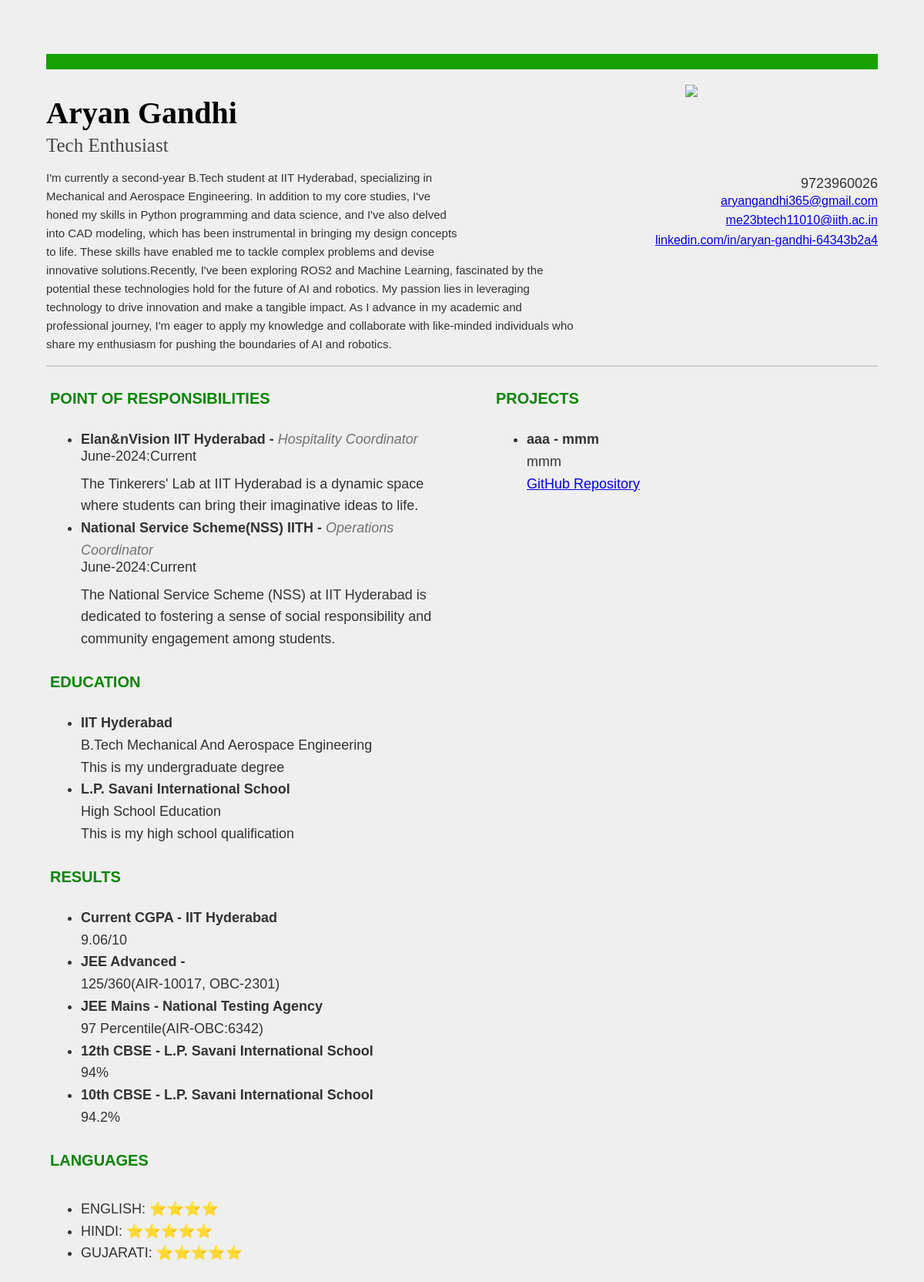
/resume-view, run on the app's committed database.
### Portfolio.py (models this page shows)
class AboutMe(db.Model):
    id = db.Column(db.Integer, primary_key=True)
    paragraph = db.Column(db.Text, nullable=False)
    photo = db.Column(db.String(100), nullable=True)

class Project(db.Model):
    id = db.Column(db.Integer, primary_key=True)
    name = db.Column(db.String(100), nullable=False)
    category = db.Column(db.String(50), nullable=True)
    description = db.Column(db.Text, nullable=True)
    github_repo = db.Column(db.String(200), nullable=True)
    image_url = db.Column(db.String(100), nullable=True)

class POR(db.Model):
    id = db.Column(db.Integer, primary_key=True)
    name = db.Column(db.String(100), nullable=False)
    position = db.Column(db.String(100), nullable=False)
    description = db.Column(db.Text, nullable=True)
    due_date = db.Column(db.String(100), nullable=True)
    image_url = db.Column(db.String(100), nullable=True)

class Education(db.Model):
    id = db.Column(db.Integer, primary_key=True)
    degree = db.Column(db.String(100), nullable=True)
    institution = db.Column(db.String(100), nullable=False)
    description = db.Column(db.Text, nullable=True)
    image_url = db.Column(db.String(100), nullable=True)

class Result(db.Model):
    id = db.Column(db.Integer, primary_key=True)
    name = db.Column(db.String(100), nullable=True)
    Score = db.Column(db.String(100), nullable=True)
    institution = db.Column(db.String(100), nullable=False)
    image_url = db.Column(db.String(100), nullable=True)

### Portfolio.py (the view)
@app.route('/resume-view', methods=['GET'])
def resume_view():
    about_me_data=AboutMe.query.first()
    education_data = Education.query.all()
    pors=POR.query.all()
    result=Result.query.all()
    projects=Project.query.all()
    work=Work.query.all()
    skills=Skill.query.all()
    return render_template('resume.html', about_me_data=about_me_data, education_data=education_data, pors=pors, result=result, projects=projects, work=work, skills=skills)

### templates/resume.html (shortened to what this page needs)
<!DOCTYPE html>
<html lang="en">
<head>
</head>
<body>
    <div class="spacer" style="height: 50px;"></div>
    <div class="container">
        <div class="spacer" style="height: 20px; background-color: rgb(22, 162, 0);"></div>
        <header>
            <img src="https://www.iith.ac.in/assets/images/horzlogolong.png" style="float: right; width: 250px; height: auto;">
            <div class="name-contact">
                <p style="color: black; font-weight: bold; font-size: 40px; font-family: Cambria, Cochin, Georgia, Times, 'Times New Roman', serif;">Aryan Gandhi</p>
                <p style="font-size: 25px; color: rgb(70, 70, 70); margin-bottom: 10px; margin-top: -10px; font-family: Georgia, 'Times New Roman', Times, serif;">Tech Enthusiast</p>
                <div style="width: 50%;float: right;">
                <div style="width: 100%; text-align: right;">
                <p>9723960026</p>
                <a href="mailto:aryangandhi365@gmail.com">aryangandhi365@gmail.com</a><br>
                <a href="mailto:me23btech11010@iith.ac.in">me23btech11010@iith.ac.in</a><br>
                <a href="https://www.linkedin.com/in/aryan-gandhi-64343b2a4/">linkedin.com/in/aryan-gandhi-64343b2a4</a>
                </div></div>
                <p style="width: 65%; font-size: 15px;">{{ about_me_data.paragraph }}</p>
            </div>
        </header>
    <div style="float: right; width: 45%; margin-right: 15px;">
        {% if projects %}
        <section style="width: 100%;">
            <h2>PROJECTS</h2>
            <ul>
                {% for project in projects %}
                <li>
                    <strong>{{ project.name }} - {{ project.category }}</strong><br>
                    {{ project.description }}<br>
                    <a href="{{ project.github_repo }}">GitHub Repository</a>
                </li>
                {% endfor %}
            </ul>
        </section>
        {% endif %}
    </div>
        {% if pors %}
        <section>
            <h2>POINT OF RESPONSIBILITIES</h2>
            <ul>
                {% for por in pors %}
                <li>
                    <strong>{{ por.name }} - <p style="font-style: italic; font-weight: lighter; display: inline; color: #717171;">{{ por.position }}</p></strong><br>
                    <p style="margin-top: -7px; margin-bottom: 7px; font-family:Verdana, Geneva, Tahoma, sans-serif;">{{ por.due_date }}</p>
                    {{ por.description }}
                </li>
                {% endfor %}
            </ul>
        </section>
        {% endif %}
        {% if education_data %}
        <section>
            <h2>EDUCATION</h2>
            <ul>
                {% for education in education_data %}
                <li>
                    <strong>{{ education.institution }}</strong><br>
                    {{ education.degree }}<br>
                    {{ education.description }}
                </li>
                {% endfor %}
            </ul>
        </section>
        {% endif %}
        {% if result %}
        <section>
            <h2>RESULTS</h2>
            <ul>
                {% for result in result|reverse  %}
                <li>
                    <strong>{{ result.name }} - {{ result.institution }}</strong><br>
                    {{ result.Score }}<br>
                </li>
                {% endfor %}
            </ul>
        </section>
        {% endif %}
        <section>
            <h2>LANGUAGES</h2>
            <div class="languages" style="text-align:left;">
                <ul>
                    <li>ENGLISH: ⭐⭐⭐⭐</li>
                    <li>HINDI: ⭐⭐⭐⭐⭐</li>
                    <li>GUJARATI: ⭐⭐⭐⭐⭐</li>
                </ul>
            </div>
        </section>
    </div>
</body>
</html>

### templates/resume.html (style rules this page uses)
body { font-family: Arial, sans-serif; margin: 0; padding: 0; line-height: 1.6; color: #333; background-color: #efefef; }
.container { width: 90%; margin: 20px auto; }
header { text-align: center; padding: 20px 0; border-bottom: 2px solid #ccc; }
header p { margin: 5px 0; }
h2 { color: #078500; padding: 5px 10px; margin: 20px 0 10px -50px; font-size: 20px; font-weight: 6px; }
section { margin-left: 45px; width: 45% }
ul { padding-left: 0px; font-size: 18px; }
.languages { display: flex; align-items: center; }
.name-contact { width: 100%; text-align: left; margin-right: 20px; }
.name-contact p { font-size: 18px; margin-bottom: -5px; }

### data on the page
AboutMe: paragraph "I'm currently a second-year B.Tech student at IIT Hyderabad, specializing in Mechanical and Aerospace Engineering. In addition to my core studies, I've honed my skills in Python programming and data science, and I've also delved into CAD modeling, which has been instrumental in bringing my design concepts to life. These skills have enabled me to tackle complex problems and devise innovative solutions.Recently, I've been exploring ROS2 and Machine Learning, fascinated by the potential these technologies hold for the future of AI and robotics. My passion lies in leveraging technology to drive innovation and make a tangible impact. As I advance in my academic and professional journey, I'm…"
Project: name "aaa", category "mmm", description "mmm"
POR: name "Elan&nVision IIT Hyderabad", position "Hospitality Coordinator", due_date "June-2024:Current", description "The Tinkerers' Lab at IIT Hyderabad is a dynamic space where students can bring their imaginative ideas to life."
POR: name "National Service Scheme(NSS) IITH", position "Operations Coordinator", due_date "June-2024:Current", description "The National Service Scheme (NSS) at IIT Hyderabad is dedicated to fostering a sense of social responsibility and community engagement among students."
Education: institution "IIT Hyderabad", degree "B.Tech Mechanical And Aerospace Engineering", description "This is my undergraduate degree"
Education: institution "L.P. Savani International School", degree "High School Education", description "This is my high school qualification"
Result: name "Current CGPA", institution "IIT Hyderabad", Score "9.06/10"
Result: name "JEE Advanced", Score "125/360(AIR-10017, OBC-2301)"
Result: name "JEE Mains", institution "National Testing Agency", Score "97 Percentile(AIR-OBC:6342)"
Result: name "12th CBSE", institution "L.P. Savani International School", Score "94%"
Result: name "10th CBSE", institution "L.P. Savani International School", Score "94.2%"
